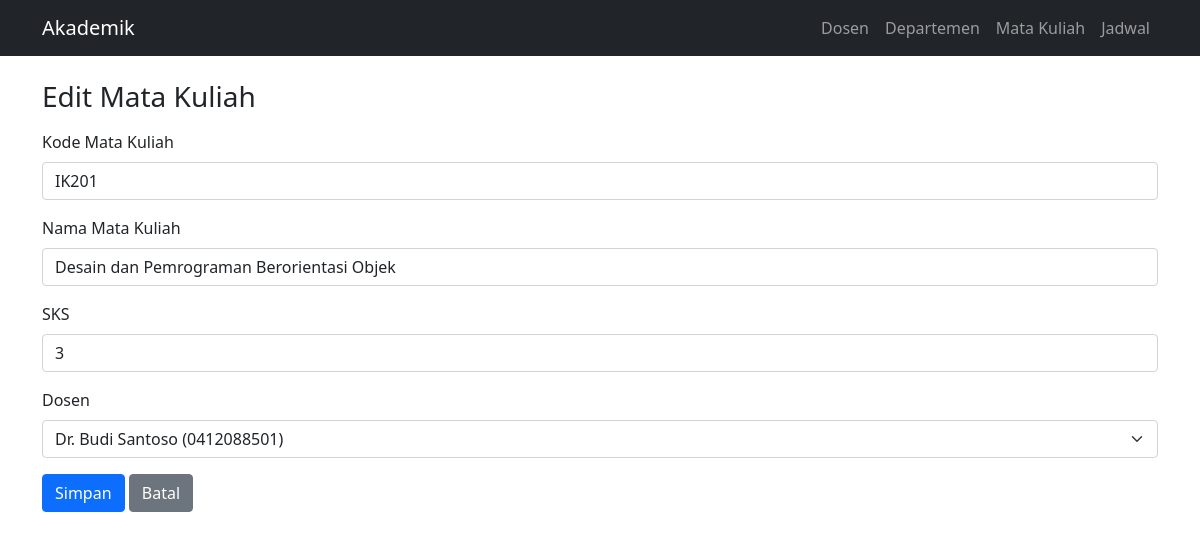
Screenshot of /index.php?page=courses&action=edit&id=1 with the database file from the repository.
### tables this page shows
CREATE TABLE `courses` (
  `id` int(11) NOT NULL,
  `course_code` varchar(20) NOT NULL,
  `course_name` varchar(100) NOT NULL,
  `credits` int(11) NOT NULL,
  `lecturer_id` int(11) DEFAULT NULL
);

CREATE TABLE `lecturers` (
  `id` int(11) NOT NULL,
  `name` varchar(100) NOT NULL,
  `nidn` varchar(20) NOT NULL,
  `phone` varchar(20) NOT NULL,
  `email` varchar(100) NOT NULL,
  `join_date` date NOT NULL,
  `department_id` int(11) DEFAULT NULL
);

### index.php (called while the page is built, shortened)
<?php
require_once __DIR__ . '/models/DB.php';
require_once __DIR__ . '/models/Course.php';
require_once __DIR__ . '/views/render.php';
require_once __DIR__ . '/controllers/CourseController.php';
$page = $_GET['page'] ?? 'lecturers';
$action = $_GET['action'] ?? 'index';
$controllers = [
    'lecturers' => new LecturerController(),
    'courses' => new CourseController(),
    'schedules' => new CourseScheduleController(),
    'departments' => new DepartmentController(),
];
$controllers[$page]->dispatch($action);

### models/DB.php (called while the page is built, shortened)
<?php
class DB
{
    private $connection;
    public function __construct()
    {
        $this->connection = new mysqli(
            Config::$db_host,
            Config::$db_user,
            Config::$db_pass,
            Config::$db_name
        );
        $this->connection->set_charset('utf8mb4');
    }
    protected function fetchAll($sql, $params = [])
    {
        $result = $this->run($sql, $params);
        return $result->fetch_all(MYSQLI_ASSOC);
    }
    protected function fetchOne($sql, $params = [])
    {
        $result = $this->run($sql, $params);
        $row = $result->fetch_assoc();
        return $row === null ? null : $row;
    }
    private function run($sql, $params)
    {
        $statement = $this->connection->prepare($sql);
        if ($params) {
            $types = '';
            foreach ($params as $value) {
                $types .= is_int($value) ? 'i' : (is_float($value) ? 'd' : 's');
            }
            $bindings = [$types];
            foreach ($params as $key => &$value) {
                $bindings[] = &$value;
            }
            call_user_func_array([$statement, 'bind_param'], $bindings);
        }
        $statement->execute();
        $result = $statement->get_result();
        return $result === false ? $statement->affected_rows : $result;
    }
}

### models/Course.php (called while the page is built, shortened)
<?php
class Course extends DB
{
    public function find($id)
    {
        return $this->fetchOne('SELECT * FROM courses WHERE id = ?', [$id]);
    }
    public function lecturers()
    {
        return $this->fetchAll('SELECT id, name, nidn FROM lecturers ORDER BY name');
    }
}

### views/courses/form.php (the view, shortened to what this page needs)
    <div class="mb-3"><label class="form-label" for="course_code">Kode Mata Kuliah</label><input class="form-control" id="course_code" name="course_code" required value="<?= e($course['course_code'] ?? '') ?>"></div>
    <div class="mb-3"><label class="form-label" for="course_name">Nama Mata Kuliah</label><input class="form-control" id="course_name" name="course_name" required value="<?= e($course['course_name'] ?? '') ?>"></div>
    <div class="mb-3"><label class="form-label" for="credits">SKS</label><input class="form-control" id="credits" name="credits" type="number" min="1" required value="<?= e($course['credits'] ?? '') ?>"></div>
    <div class="mb-3">
        <label class="form-label" for="lecturer_id">Dosen</label>
        <select class="form-select" id="lecturer_id" name="lecturer_id">
            <?php foreach ($lecturers as $lecturer): ?>
                <option value="<?= e($lecturer['id']) ?>" <?= isset($course['lecturer_id']) && (int) $course['lecturer_id'] === (int) $lecturer['id'] ? 'selected' : '' ?>>
                    <?= e($lecturer['name']) ?> (<?= e($lecturer['nidn']) ?>)
                </option>
            <?php endforeach; ?>
        </select>
    </div>
<?php
$fields = ob_get_clean();
echo render_form_template(
    $heading,
    'index.php?page=courses&action=' . $action,
    $fields,
    'index.php?page=courses'
);
?>

### rows the page displays
courses: course_code "IK201", course_name "Desain dan Pemrograman Berorientasi Objek", credits "3", lecturer_id "Dr. Budi Santoso (0412088501)"
